Frame 1 (no input): blank canvas, image omitted
Frame 60 (the mouse pressed at the canvas centre just before this capture): blank canvas, image omitted
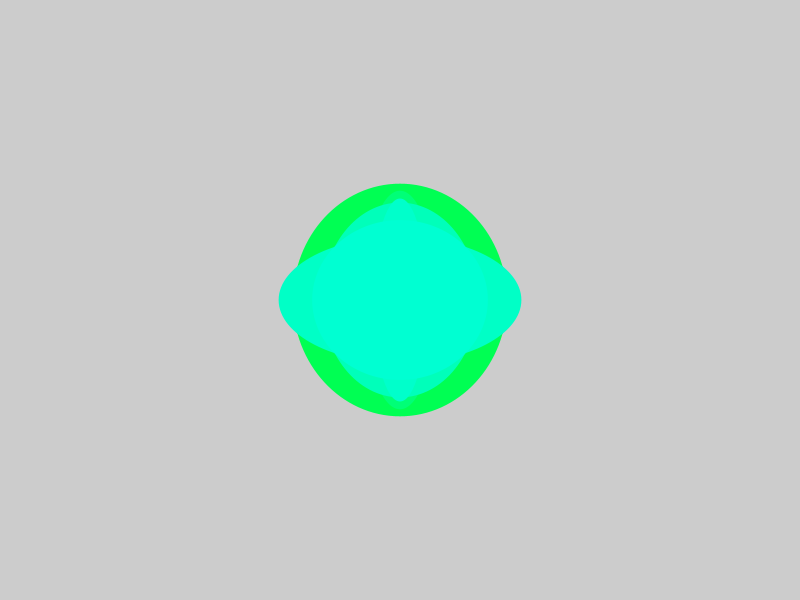
Frame 120 (the mouse held since frame 60 and released just before this capture)

The Processing sketch whose frames 1 and 60 were blank and that drew this single picture after the mouse press (run headless with seeded random() and noise(); from frame 60 on, the mouse is pressed at the canvas centre):

// Processing sketch: processing_158071
// ── processing_158071.pde

int tono=0;
float px=0;
void setup() {
  colorMode(HSB);//Define el modo de color
   size (800,600);
 }
 
 void draw() {
   tono++; //tono=x=1 - Aumenta uno por uno
   if(tono>255) { //Condicion de llegar solo hasta 255 en rgb
     tono=0;}
 if(mousePressed) {
   px++;
   noStroke();
   fill(tono,255,255);
   ellipse(mouseX,mouseY,random(250),random(250));
 }
 }
